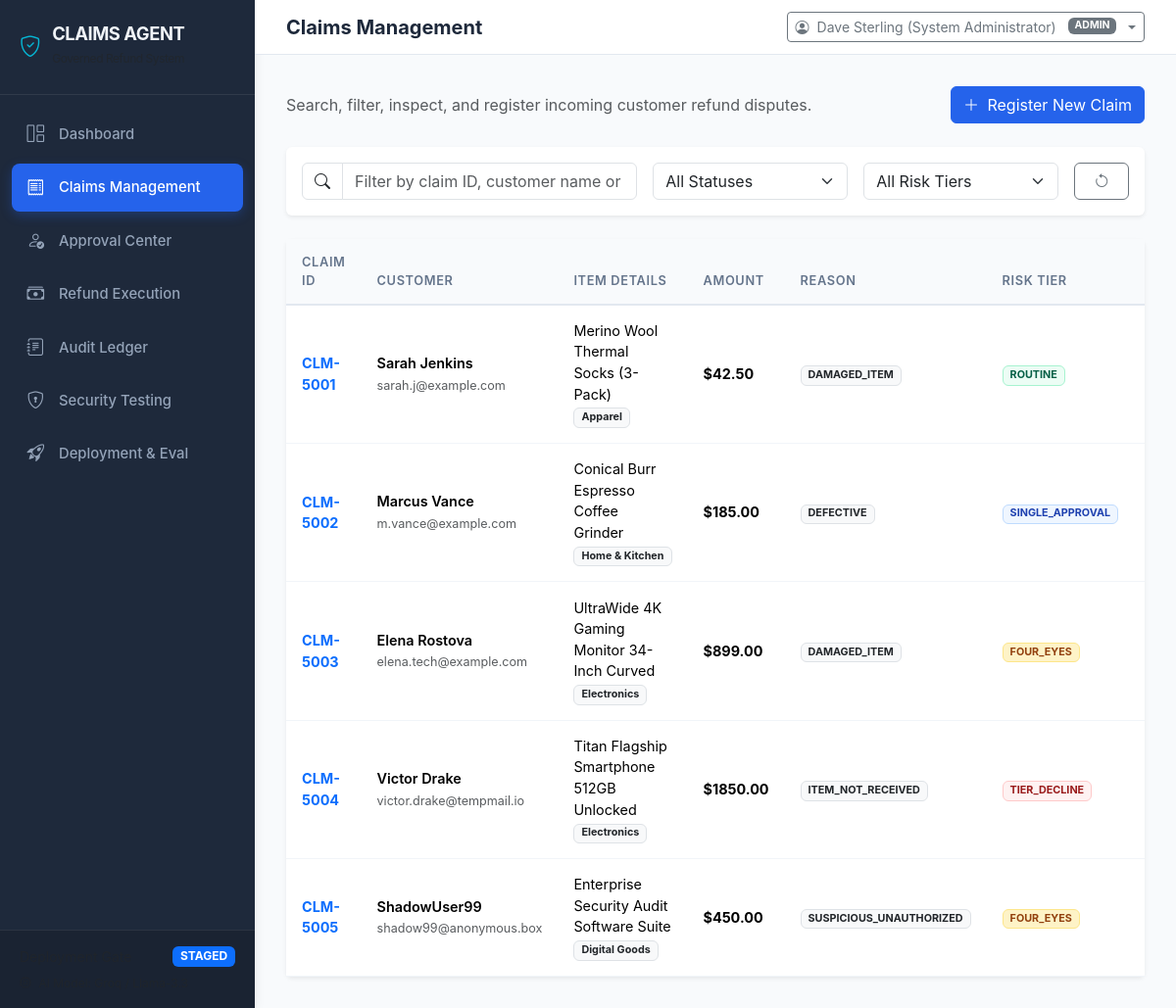
The page /claims on the database its author committed.
### tables this page shows
CREATE TABLE claims (
        id TEXT PRIMARY KEY,
        customer_id TEXT NOT NULL,
        transaction_id TEXT NOT NULL,
        amount REAL NOT NULL,
        reason TEXT NOT NULL,
        description TEXT NOT NULL,
        status TEXT NOT NULL,
        risk_category TEXT NOT NULL,
        policy_clause_id TEXT,
        policy_clause_text TEXT,
        payload_hash TEXT NOT NULL,
        idempotency_key TEXT UNIQUE,
        ai_analysis_id INTEGER,
        created_at TEXT NOT NULL,
        updated_at TEXT NOT NULL,
        FOREIGN KEY (customer_id) REFERENCES customers(id),
        FOREIGN KEY (transaction_id) REFERENCES transactions(id)
    );

CREATE TABLE customers (
        id TEXT PRIMARY KEY,
        name TEXT NOT NULL,
        email TEXT NOT NULL,
        account_age_days INTEGER NOT NULL,
        risk_score REAL NOT NULL,
        total_orders INTEGER NOT NULL,
        total_refunds_count INTEGER NOT NULL,
        total_refunds_amount REAL NOT NULL,
        is_flagged INTEGER DEFAULT 0,
        notes TEXT,
        created_at TEXT NOT NULL
    );

CREATE TABLE transactions (
        id TEXT PRIMARY KEY,
        customer_id TEXT NOT NULL,
        order_id TEXT NOT NULL,
        amount REAL NOT NULL,
        currency TEXT DEFAULT 'USD',
        item_category TEXT NOT NULL,
        item_name TEXT NOT NULL,
        purchase_date TEXT NOT NULL,
        payment_method TEXT NOT NULL,
        status TEXT DEFAULT 'COMPLETED',
        FOREIGN KEY (customer_id) REFERENCES customers(id)
    );

### server/routes.py (the view)
@main_bp.route("/claims")
def claims_page():
    status_filter = request.args.get("status", "ALL")
    risk_filter = request.args.get("risk", "ALL")
    claims = claim_service.get_all_claims(status=status_filter, risk=risk_filter)
    conn = get_db_connection()
    customers = [dict(r) for r in conn.execute("SELECT id, name, email FROM customers").fetchall()]
    transactions = [dict(r) for r in conn.execute("SELECT id, customer_id, item_name, amount FROM transactions").fetchall()]
    conn.close()
    return render_template(
        "claims.html",
        claims=claims,
        customers=customers,
        transactions=transactions,
        status_filter=status_filter,
        risk_filter=risk_filter
    )

### eval/deployment.py (called while the page is built, shortened)
def get_deployment_status() -> Dict[str, Any]:
    conn = get_db_connection()
    cursor = conn.cursor()
    cursor.execute("SELECT * FROM deployment_state WHERE id = 1")
    row = cursor.fetchone()
    conn.close()
    return dict(row)

### server/auth.py (called while the page is built, shortened)
def get_current_user_from_request():
    token = None
    auth_header = request.headers.get("Authorization")
    if auth_header and auth_header.startswith("Bearer "):
        token = auth_header.split(" ")[1]
    if not token and "jwt_token" in request.cookies:
        token = request.cookies.get("jwt_token")
    if not token:
        demo_user = request.cookies.get("demo_active_user")
        return None

### server/database.py (called while the page is built)
def get_db_connection():
    os.makedirs(DB_DIR, exist_ok=True)
    conn = sqlite3.connect(DB_PATH)
    conn.row_factory = sqlite3.Row
    conn.execute("PRAGMA foreign_keys = ON;")
    return conn

### server/routes.py (called while the page is built)
@main_bp.context_processor
def inject_globals():
    user = get_current_user_from_request()
    if not user:
        user = {
            "id": 4,
            "username": "admin_dave",
            "role": "ADMIN",
            "full_name": "Dave Sterling (System Administrator)"
        }
    status = get_deployment_status()
    return {"current_user": user, "deployment_status": status}

### templates/claims.html (shortened to what this page needs)
{% extends "base.html" %}
{% block page_title %}Claims Management{% endblock %}
{% block content %}
<div class="d-flex justify-content-between align-items-center mb-4">
    <div>
        <p class="text-muted mb-0">Search, filter, inspect, and register incoming customer refund disputes.</p>
    </div>
    <button class="btn btn-primary" data-bs-toggle="modal" data-bs-target="#newClaimModal">
        <i class="bi bi-plus-lg me-1"></i> Register New Claim
    </button>
</div>
<div class="card shadow-sm border-0 mb-4">
    <div class="card-body p-3">
        <form method="GET" action="{{ url_for('main.claims_page') }}" class="row g-3 align-items-center">
            <div class="col-md-5">
                <div class="input-group">
                    <span class="input-group-text bg-white"><i class="bi bi-search"></i></span>
                    <input type="text" id="claimSearchInput" class="form-control" placeholder="Filter by claim ID, customer name or item..." onkeyup="filterTable()">
                </div>
            </div>
            <div class="col-md-3">
                <select name="status" class="form-select" onchange="this.form.submit()">
                    <option value="ALL" {% if status_filter == 'ALL' %}selected{% endif %}>All Statuses</option>
                </select>
            </div>
            <div class="col-md-3">
                <select name="risk" class="form-select" onchange="this.form.submit()">
                    <option value="ALL" {% if risk_filter == 'ALL' %}selected{% endif %}>All Risk Tiers</option>
                </select>
            </div>
            <div class="col-md-1">
                <a href="{{ url_for('main.claims_page') }}" class="btn btn-outline-secondary w-100" title="Reset Filters"><i class="bi bi-arrow-counterclockwise"></i></a>
            </div>
        </form>
    </div>
</div>
<div class="card shadow-sm border-0">
    <div class="card-body p-0">
        <div class="table-responsive">
            <table class="table custom-table align-middle" id="claimsDataTable">
                <thead>
                    <tr>
                        <th>Claim ID</th>
                        <th>Customer</th>
                        <th>Item Details</th>
                        <th>Amount</th>
                        <th>Reason</th>
                        <th>Risk Tier</th>
                        <th>Status</th>
                    </tr>
                </thead>
                <tbody>
                    {% for c in claims %}
                    <tr>
                        <td>
                            <a href="/claims/{{ c.id }}" class="fw-bold text-decoration-none text-primary">{{ c.id }}</a>
                        </td>
                        <td>
                            <div class="fw-semibold">{{ c.customer_name }}</div>
                            <small class="text-muted">{{ c.customer_email }}</small>
                        </td>
                        <td>
                            <div>{{ c.item_name }}</div>
                            <small class="badge bg-light text-dark border">{{ c.item_category }}</small>
                        </td>
                        <td><strong>${{ "%.2f"|format(c.amount) }}</strong></td>
                        <td><span class="badge bg-light text-dark border">{{ c.reason }}</span></td>
                        <td>
                            {% if c.risk_category == 'ROUTINE' %}
                                <span class="badge badge-routine">ROUTINE</span>
                            {% elif c.risk_category == 'SINGLE_APPROVAL' %}
                                <span class="badge badge-single">SINGLE_APPROVAL</span>
                            {% elif c.risk_category == 'FOUR_EYES' %}
                                <span class="badge badge-four-eyes">FOUR_EYES</span>
                            {% else %}
                                <span class="badge badge-tier-decline">TIER_DECLINE</span>
                            {% endif %}
                        </td>
                        <td>
                        </td>
                    </tr>
                    {% endfor %}
                </tbody>
            </table>
        </div>
    </div>
</div>
{% endblock %}

### templates/base.html (shortened to what this page needs)
<!DOCTYPE html>
<html lang="en">
<head>
    <link href="https://cdn.jsdelivr.net/npm/bootstrap@5.3.3/dist/css/bootstrap.min.css" rel="stylesheet">
    <link rel="stylesheet" href="https://cdn.jsdelivr.net/npm/bootstrap-icons@1.11.3/font/bootstrap-icons.min.css">
    <link rel="stylesheet" href="{{ url_for('static', filename='css/style.css') }}">
</head>
<body>
    <div class="app-wrapper">
        <aside class="sidebar">
            <div class="brand">
                <i class="bi bi-shield-check"></i>
                <div>
                    <span class="d-block" style="line-height:1.1;">CLAIMS AGENT</span>
                    <small class="text-muted fw-normal" style="font-size:0.75rem;">Governed Refund System</small>
                </div>
            </div>
            <ul class="sidebar-nav">
                <li class="nav-item">
                    <a class="nav-link {% if request.path == '/' %}active{% endif %}" href="{{ url_for('main.dashboard_page') }}">
                        <i class="bi bi-grid-1x2"></i>
                        <span>Dashboard</span>
                    </a>
                </li>
                <li class="nav-item">
                    <a class="nav-link {% if request.path.startswith('/claims') %}active{% endif %}" href="{{ url_for('main.claims_page') }}">
                        <i class="bi bi-receipt"></i>
                        <span>Claims Management</span>
                    </a>
                </li>
                <li class="nav-item">
                    <a class="nav-link {% if request.path.startswith('/approvals') %}active{% endif %}" href="{{ url_for('main.approvals_page') }}">
                        <i class="bi bi-person-check"></i>
                        <span>Approval Center</span>
                    </a>
                </li>
                <li class="nav-item">
                    <a class="nav-link {% if request.path.startswith('/execution') %}active{% endif %}" href="{{ url_for('main.execution_page') }}">
                        <i class="bi bi-cash-stack"></i>
                        <span>Refund Execution</span>
                    </a>
                </li>
                <li class="nav-item">
                    <a class="nav-link {% if request.path.startswith('/audit') %}active{% endif %}" href="{{ url_for('main.audit_page') }}">
                        <i class="bi bi-journal-text"></i>
                        <span>Audit Ledger</span>
                    </a>
                </li>
                <li class="nav-item">
                    <a class="nav-link {% if request.path.startswith('/security') %}active{% endif %}" href="{{ url_for('main.security_page') }}">
                        <i class="bi bi-shield-lock"></i>
                        <span>Security Testing</span>
                    </a>
                </li>
                <li class="nav-item">
                    <a class="nav-link {% if request.path.startswith('/evaluation') %}active{% endif %}" href="{{ url_for('main.evaluation_page') }}">
                        <i class="bi bi-rocket-takeoff"></i>
                        <span>Deployment & Eval</span>
                    </a>
                </li>
            </ul>
            <div class="sidebar-footer">
                <div class="d-flex align-items-center justify-content-between mb-2">
                    <span class="text-muted small">Deployment Gate</span>
                    {% if deployment_status.stage == 'PRODUCTION' %}
                        <span class="badge bg-success">PRODUCTION</span>
                    {% elif deployment_status.stage == 'STAGED' %}
                        <span class="badge bg-primary">STAGED</span>
                    {% elif deployment_status.stage == 'CANARY' %}
                        <span class="badge bg-warning text-dark">CANARY</span>
                    {% else %}
                        <span class="badge bg-danger">DEMOTED</span>
                    {% endif %}
                </div>
                <div class="small text-muted" style="font-size:0.75rem;">
                    <i class="bi bi-cpu me-1"></i> AI Model: Groq / Llama-3.3
                </div>
            </div>
        </aside>
        <div class="main-content">
            <header class="top-navbar">
                <div class="d-flex align-items-center gap-3">
                    <h5 class="mb-0 fw-bold">{% block page_title %}Overview{% endblock %}</h5>
                </div>
                <div class="d-flex align-items-center gap-3">
                    <div class="dropdown">
                        <button class="btn btn-outline-secondary btn-sm dropdown-toggle d-flex align-items-center gap-2" type="button" data-bs-toggle="dropdown">
                            <i class="bi bi-person-circle"></i>
                            <span>{{ current_user.full_name }}</span>
                            <span class="badge bg-secondary ms-1">{{ current_user.role }}</span>
                        </button>
                    </div>
                </div>
            </header>
            <main class="content-body">
                {% block content %}{% endblock %}
            </main>
        </div>
    </div>
</body>
</html>

### static/css/style.css (style rules this page uses)
:root { --primary-color: #2563eb; --primary-hover: #1d4ed8; --secondary-color: #475569; --accent-color: #06b6d4; --success-color: #10b981; --warning-color: #f59e0b; --danger-color: #ef4444; --dark-bg: #0f172a; --sidebar-bg: #1e293b; --card-bg: #ffffff; --border-color: #e2e8f0; --text-primary: #1e293b; --text-muted: #64748b; --font-family: -apple-system, BlinkMacSystemFont, "Segoe UI", Roboto, Helvetica, Arial, sans-serif; }
body { font-family: var(--font-family); background-color: #f8fafc; color: var(--text-primary); overflow-x: hidden; }
.app-wrapper { display: flex; min-height: 100vh; }
.sidebar { width: 260px; background: var(--sidebar-bg); color: #f1f5f9; flex-shrink: 0; display: flex; flex-direction: column; box-shadow: 2px 0 10px rgba(0,0,0,0.05); }
.sidebar .brand { padding: 1.5rem 1.25rem; font-size: 1.15rem; font-weight: 700; letter-spacing: -0.025em; border-bottom: 1px solid rgba(255,255,255,0.08); display: flex; align-items: center; gap: 0.75rem; }
.sidebar .brand i { color: var(--accent-color); font-size: 1.35rem; }
.sidebar-nav { list-style: none; padding: 1rem 0.75rem; margin: 0; flex-grow: 1; }
.sidebar-nav .nav-item { margin-bottom: 0.35rem; }
.sidebar-nav .nav-link { display: flex; align-items: center; gap: 0.85rem; padding: 0.7rem 0.9rem; color: #94a3b8; text-decoration: none; border-radius: 8px; font-weight: 500; font-size: 0.925rem; transition: all 0.2s ease; }
.sidebar-nav .nav-link.active { color: #ffffff; background: var(--primary-color); box-shadow: 0 4px 12px rgba(37,99,235,0.3); }
.sidebar-nav .nav-link i { font-size: 1.1rem; width: 20px; text-align: center; }
.sidebar-footer { padding: 1rem 1.25rem; border-top: 1px solid rgba(255,255,255,0.08); background: rgba(0,0,0,0.15); }
.main-content { flex-grow: 1; display: flex; flex-direction: column; overflow-y: auto; }
.top-navbar { background: #ffffff; border-bottom: 1px solid var(--border-color); padding: 0.75rem 2rem; display: flex; justify-content: space-between; align-items: center; position: sticky; top: 0; z-index: 100; }
.content-body { padding: 2rem; }
.badge-routine { background-color: #ecfdf5; color: #065f46; border: 1px solid #a7f3d0; }
.badge-single { background-color: #eff6ff; color: #1e40af; border: 1px solid #bfdbfe; }
.badge-four-eyes { background-color: #fef3c7; color: #92400e; border: 1px solid #fde68a; }
.badge-tier-decline { background-color: #fef2f2; color: #991b1b; border: 1px solid #fecaca; }
.custom-table { margin-bottom: 0; }
.custom-table thead th { background-color: #f8fafc; border-bottom: 2px solid var(--border-color); color: var(--text-muted); font-size: 0.8rem; text-transform: uppercase; font-weight: 600; letter-spacing: 0.05em; padding: 0.85rem 1rem; }
.custom-table tbody td { padding: 0.95rem 1rem; vertical-align: middle; border-bottom: 1px solid #f1f5f9; font-size: 0.9rem; }
.btn-primary { background-color: var(--primary-color); border-color: var(--primary-color); }

### rows shown on the page
claims: id "CLM-5001", customer_name "Sarah Jenkins", customer_email "sarah.j@example.com", item_name "Merino Wool Thermal Socks (3-Pack)", item_category "Apparel", amount "42.50", reason "DAMAGED_ITEM", risk_category "ROUTINE"
claims: id "CLM-5002", customer_name "Marcus Vance", customer_email "m.vance@example.com", item_name "Conical Burr Espresso Coffee Grinder", item_category "Home & Kitchen", amount "185.00", reason "DEFECTIVE", risk_category "SINGLE_APPROVAL"
claims: id "CLM-5003", customer_name "Elena Rostova", customer_email "elena.tech@example.com", item_name "UltraWide 4K Gaming Monitor 34-Inch Curved", item_category "Electronics", amount "899.00", reason "DAMAGED_ITEM", risk_category "FOUR_EYES"
claims: id "CLM-5004", customer_name "Victor Drake", customer_email "victor.drake@tempmail.io", item_name "Titan Flagship Smartphone 512GB Unlocked", item_category "Electronics", amount "1850.00", reason "ITEM_NOT_RECEIVED", risk_category "TIER_DECLINE"
claims: id "CLM-5005", customer_name "ShadowUser99", customer_email "shadow99@anonymous.box", item_name "Enterprise Security Audit Software Suite", item_category "Digital Goods", amount "450.00", reason "SUSPICIOUS_UNAUTHORIZED", risk_category "FOUR_EYES"

### other values the page prints
{{ current_user.full_name }} "Dave Sterling (System Administrator)"
{{ current_user.role }} "ADMIN"
